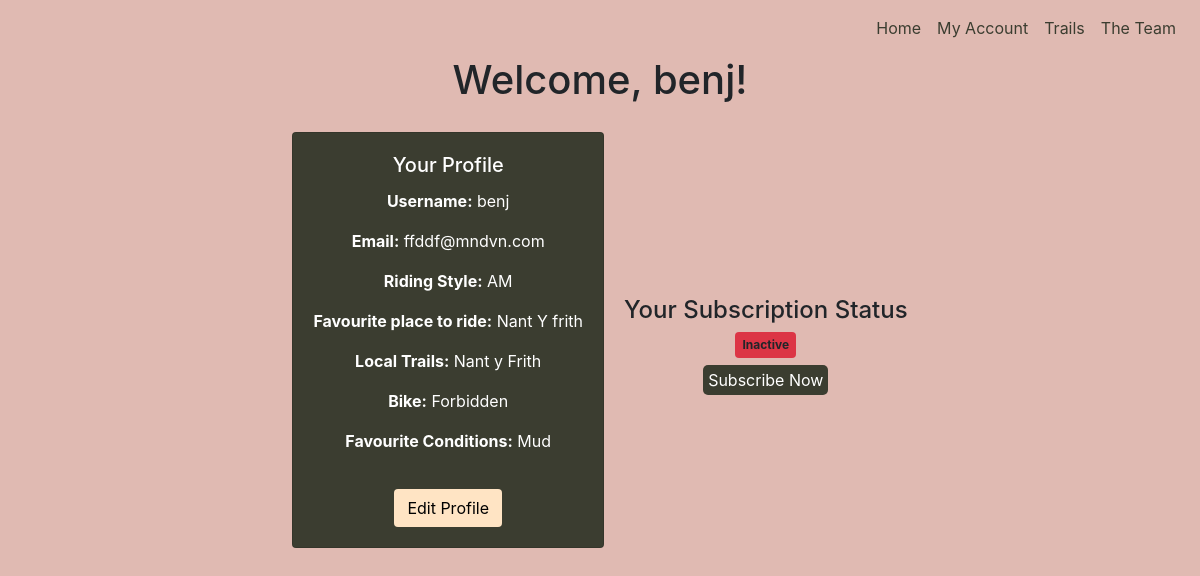
Before: /profiles/ (signed in) with the older database file.
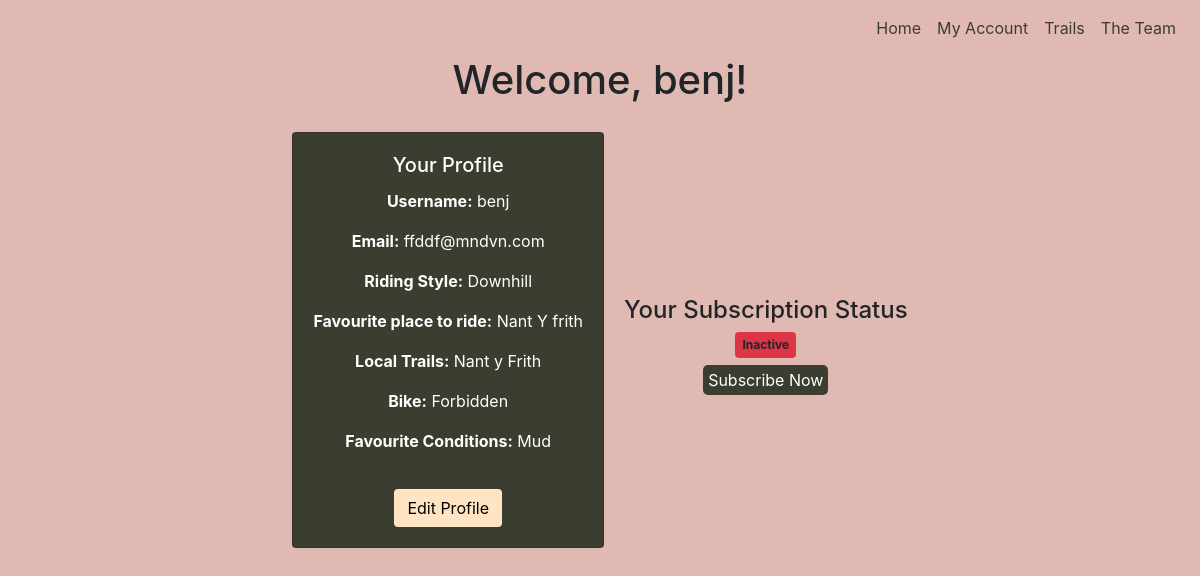
After: the same page with the newer database file.
### profiles/models.py (models this page shows, shortened)
class UserProfile(models.Model):
    RIDING_STYLE_CHOICES = [
        ('Cross Country', 'Cross Country'),
        ('All Mountain', 'All Mountain'),
        ('Downhill', 'Downhill'),
        ('Freeride', 'Freeride'),
    ]
    CONDITIONS_CHOICES = [
        ('Dry', 'Dry'),
        ('Mud', 'Mud'),
        ('Wet', 'Wet'),
        ('Snow', 'Snow'),
    ]
    user = models.OneToOneField(User, on_delete=models.CASCADE)
    subscription_active = models.BooleanField(default=False)
    current_subscription = models.ForeignKey(StripeCustomer, null=True, blank=True, on_delete=models.SET_NULL)
    name = models.CharField(max_length=20,  null=True, blank=True)
    riding_style = models.CharField(max_length=20, choices=RIDING_STYLE_CHOICES, null=True, blank=True)
    favourite_place_to_ride = models.CharField(max_length=50, null=True, blank=True)
    local_trails = models.CharField(max_length=50, null=True, blank=True)
    bike = models.CharField(max_length=50, null=True, blank=True)
    favourite_conditions = models.CharField(max_length=20, choices=CONDITIONS_CHOICES, null=True, blank=True)

### profiles/views.py (the view)
# urls.py: path('', views.profile, name='profile'),
def profile(request):
    user = request.user #get user
    try:
        stripe_customer = StripeCustomer.objects.get(user=request.user)
        is_subscribed = stripe_customer.has_active_subscription()
    except StripeCustomer.DoesNotExist:
        is_subscribed = False
    try:
        profile = user.userprofile
    except UserProfile.DoesNotExist:
        profile = UserProfile.objects.create(user=user) #if a users profile is not created when registered
    if request.method == 'POST':
        form = UserProfileForm(request.POST, instance=profile)
        if form.is_valid():
            form.save()
            return redirect('profile')
    else:
        form = UserProfileForm(instance=profile)
    user_profile = get_object_or_404(UserProfile, user=request.user)
    template = 'profiles/profiles.html'
    context = {
        'is_subscribed': is_subscribed,
        'form': form,
        'user_profile': user_profile,
        }
    return render(request, template, context)

### profiles/templates/profiles/profiles.html (shortened to what this page needs)
{% extends 'base.html' %}
{% load static %}
{% block extra_css %}
    <link rel="stylesheet" href="{% static 'profiles/css/profiles.css' %}">
{% endblock %}
{% block content %}
<div class="container mt-5">
    <h1 class="text-center">Welcome, {{ user.username }}!</h1>
    <div class="container" style="align-content: center;">
    <div class="subscription-status-container">
    <h4 class="text-center">Your Subscription Status</h4>
    {% if is_subscribed %}
        <span class="badge bg-success text-center">Active</span>
        <p class="text-center"><a href="{% url 'unsubscribe' %}" class="subscribe-link">Unsubscribe</a></p>
    {% else %}
        <span class="badge bg-danger">Inactive</span>
        <p class="text-center"><a href="{% url 'subscriptions-subscribe' %}" class="subscribe-link">Subscribe Now</a></p>
    {% endif %}
</div>
    <div class="card mb-4 profile-container">
        <div class="card-body text-center">
            <h5 class="card-title text-center">Your Profile</h5>
            <p><strong>Username:</strong> {{ user.username }}</p>
            <p><strong>Email:</strong> {{ user.email }}</p>
            <p><strong>Riding Style:</strong> {{ user_profile.riding_style }}</p>
            <p><strong>Favourite place to ride:</strong> {{ user_profile.favourite_place_to_ride }}</p>
            <p><strong>Local Trails:</strong> {{ user_profile.local_trails }}</p>
            <p><strong>Bike:</strong> {{ user_profile.bike }}</p>
            <p><strong>Favourite Conditions:</strong> {{ user_profile.favourite_conditions }}</p>
        </div>
        <button type="button" class="btn profile-btn" data-toggle="modal" data-target="#profileModal">
            Edit Profile
        </button>
    </div>
    </div>
{% endblock %}

### templates/base.html (shortened to what this page needs)
{% load static %}
<!doctype html>
<html lang="en">
  <head>
    {% block corecss %}
        <link rel="stylesheet" href="https://cdn.jsdelivr.net/npm/bootstrap@4.4.1/dist/css/bootstrap.min.css">
        <link rel="stylesheet" href="{% static 'css/base.css' %}">
    {% endblock %}
    {% block extra_css %}
    {% endblock %}
</head>
<header class="container-fluid" id="header-box">
    <div class="row justify-content-end">
      <nav class="navbar navbar-expand-lg">
        <div class="collapse navbar-collapse" id="navbarNavDropdown">
          <ul class="navbar-nav list-unstyled">
            <li class="nav-item active">
              <a class="nav-link" href="{% url 'home' %}">Home</a>
            </li>
            <li class="nav-item dropdown">
              <a class="nav-link dropdown" href="#" id="navbarDropdownMenuLink" role="button" data-toggle="dropdown" aria-haspopup="true" aria-expanded="false">
                My Account
              </a>
            </li>
            <li class="nav-item">
              <a class="nav-link" href="{% url 'trails' %}">Trails</a>
            </li>
            <li class="nav-item">
              <a class="nav-link" href="#">The Team</a>
            </li>
          </ul>
        </div>
      </nav>
    </div>
</header>
    {% block content %}
    {% endblock %}
  </body>
</html>

### static/css/base.css (style rules this page uses)
html { height: 100%; }
#header-box { float: right; z-index: 1; position: relative; }
.nav-link { color: #3b3d30; }
.btn { background-color: #3b3d30; color: white; margin-top: 10px; }
.container { display: flex; flex-direction: column; flex-wrap: wrap; }
.subscribe-link { text-decoration: none; color: white; background-color: #3b3d30; padding: 5px; margin-top: 10px; width: fit-content; border-radius: 5px; }

### profiles/static/profiles/css/profiles.css (style rules this page uses)
.profile-container { display: flex; flex-direction: column; background-color: #3b3d30; align-items: center; color: white; }
.profile-btn { margin: 0px 20px 20px 20px; background-color: bisque; color: black; }
.badge { margin-bottom: 10px; padding: 7px; }
.container { display: flex; flex-direction: row-reverse; flex-wrap: wrap; justify-content: center; margin-top: 20px; }
.subscription-status-container { display: flex; flex-direction: column; align-items: center; justify-content: center; margin-left: 20px; }

Changed rows visible on the page:
changed UserProfile "Nant Y frith": riding_style "AM" → "Downhill"
